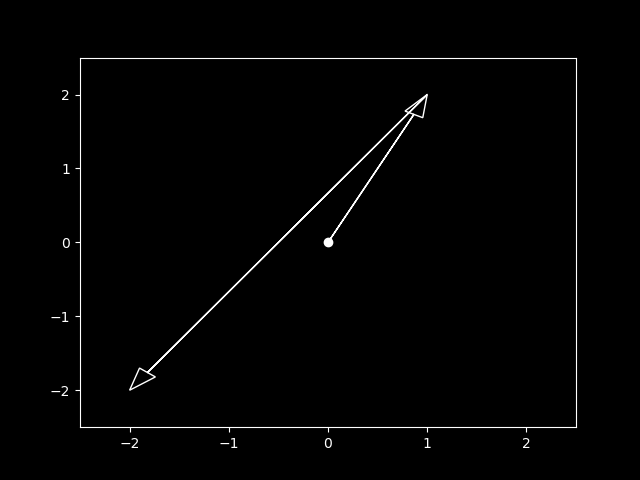

This chart was generated by the following Python code:
from numpy import cos, arccos, sin, arctan, tan, pi, sqrt; from numpy import array as ary; import numpy as np; tau = 2*pi
import matplotlib.pyplot as plt


plt.style.use('dark_background')

fig, ax = plt.subplots()

plt.arrow(*[0,0],*[1,2],head_width=0.2, fill=False, length_includes_head=True)
plt.arrow(*[1,2],*[-3,-4],head_width=0.2, fill=False, length_includes_head=True)
plt.scatter(*[0,0],color='white')
plt.xlim([-2.5,2.5])
plt.ylim([-2.5,2.5])
# ax.set_xlabel('x-axis')
# ax.set_ylabel('y-axis')
# ax.set_title("")

plt.savefig("SimpleVectorAddition_later.png")